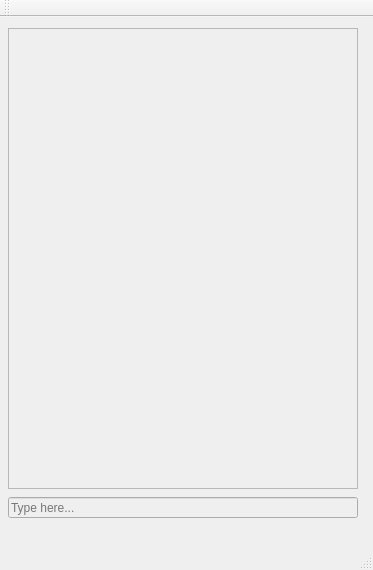
<?xml version="1.0" encoding="UTF-8"?>
<ui version="4.0">
 <class>MainWindow</class>
 <widget class="QMainWindow" name="MainWindow">
  <property name="geometry">
   <rect>
    <x>0</x>
    <y>0</y>
    <width>373</width>
    <height>570</height>
   </rect>
  </property>
  <property name="sizePolicy">
   <sizepolicy hsizetype="Fixed" vsizetype="Fixed">
    <horstretch>0</horstretch>
    <verstretch>0</verstretch>
   </sizepolicy>
  </property>
  <property name="windowTitle">
   <string>Socket.IO Chat</string>
  </property>
  <property name="unifiedTitleAndToolBarOnMac">
   <bool>false</bool>
  </property>
  <widget class="QWidget" name="centralWidget">
   <widget class="QListWidget" name="listView">
    <property name="enabled">
     <bool>false</bool>
    </property>
    <property name="geometry">
     <rect>
      <x>8</x>
      <y>11</y>
      <width>350</width>
      <height>461</height>
     </rect>
    </property>
    <property name="sizePolicy">
     <sizepolicy hsizetype="Fixed" vsizetype="Expanding">
      <horstretch>0</horstretch>
      <verstretch>0</verstretch>
     </sizepolicy>
    </property>
    <property name="sizeIncrement">
     <size>
      <width>0</width>
      <height>0</height>
     </size>
    </property>
   </widget>
   <widget class="QLineEdit" name="messageEdit">
    <property name="enabled">
     <bool>false</bool>
    </property>
    <property name="geometry">
     <rect>
      <x>8</x>
      <y>480</y>
      <width>350</width>
      <height>21</height>
     </rect>
    </property>
    <property name="placeholderText">
     <string>Type here...</string>
    </property>
   </widget>
  </widget>
  <widget class="QMenuBar" name="menuBar">
   <property name="geometry">
    <rect>
     <x>0</x>
     <y>0</y>
     <width>373</width>
     <height>23</height>
    </rect>
   </property>
  </widget>
  <widget class="QToolBar" name="mainToolBar">
   <attribute name="toolBarArea">
    <enum>TopToolBarArea</enum>
   </attribute>
   <attribute name="toolBarBreak">
    <bool>false</bool>
   </attribute>
  </widget>
  <widget class="QStatusBar" name="statusBar"/>
 </widget>
 <layoutdefault spacing="6" margin="11"/>
 <resources/>
 <connections>
  <connection>
   <sender>messageEdit</sender>
   <signal>returnPressed()</signal>
   <receiver>MainWindow</receiver>
   <slot>OnMessageReturn()</slot>
   <hints>
    <hint type="sourcelabel">
     <x>116</x>
     <y>524</y>
    </hint>
    <hint type="destinationlabel">
     <x>30</x>
     <y>545</y>
    </hint>
   </hints>
  </connection>
  <connection>
   <sender>messageEdit</sender>
   <signal>textChanged(QString)</signal>
   <receiver>MainWindow</receiver>
   <slot>TypingChanged()</slot>
   <hints>
    <hint type="sourcelabel">
     <x>73</x>
     <y>531</y>
    </hint>
    <hint type="destinationlabel">
     <x>70</x>
     <y>510</y>
    </hint>
   </hints>
  </connection>
 </connections>
 <slots>
  <slot>SendBtnClicked(bool)</slot>
  <slot>TypingChanged()</slot>
  <slot>LoginClicked()</slot>
  <slot>OnMessageReturn()</slot>
  <slot>SendBtnClicked()</slot>
 </slots>
</ui>
